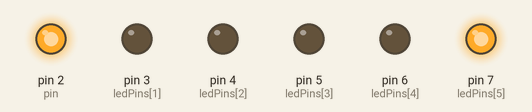
A sketch run on a simulated Arduino Uno, built with avr-gcc and run on an emulated ATmega328P. On the bench: output pins drawn as LEDs (lit = HIGH).

Above: at 3.0 s.
At 6.5 s:
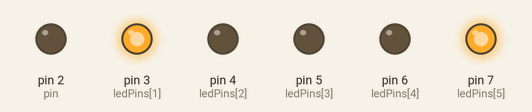
At 10.0 s:
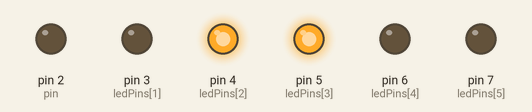
At 13.5 s:
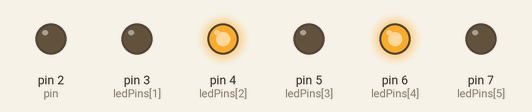
Timing chart, 0 to 18.2 s (numbered marks = the images above):
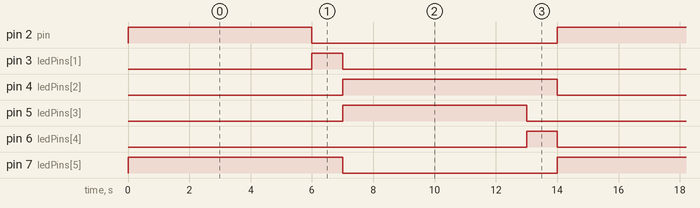

The sketch:

Array_LaluLintas.ino
```cpp
int num_array[4] [6]={
 {1,0,0,0,0,1},
 {0,1,0,0,0,1},
 {0,0,1,1,0,0},
 {0,0,1,0,1,0}
};

int ledPins[]={2,3,4,5,6,7,8};
int i;
int j;

void setup() {
  for(int i=0;i<6;i++){
    pinMode(ledPins[i],OUTPUT);}}

void  Num_Write(int i){
  int pin = 2;
  for (int j = 0; j < 6; ++j) {
    digitalWrite(pin,num_array[i][j]);
    ++pin;}}

void loop() {
for(int i=0;i<1;i++){
   Num_Write(i);
  delay(6000);}
 for(int i=1;i<2;i++){
  Num_Write(i);
  delay(1000);}
  for(int i=2;i<3;i++){
   Num_Write(i);
  delay(6000);}
  for(int i=3;i<4;i++){
  Num_Write(i);
  delay(1000);}
}
```

Measured:
- by itself, pin 2 (pin), pin 5 (ledPins[3]): alternates HIGH for 6.0 s and LOW for 8.0 s
- by itself, pin 3 (ledPins[1]), pin 6 (ledPins[4]): alternates HIGH for 1.0 s and LOW for 13.0 s
- by itself, pin 4 (ledPins[2]), pin 7 (ledPins[5]): alternates HIGH for 7.0 s and LOW for 7.0 s
